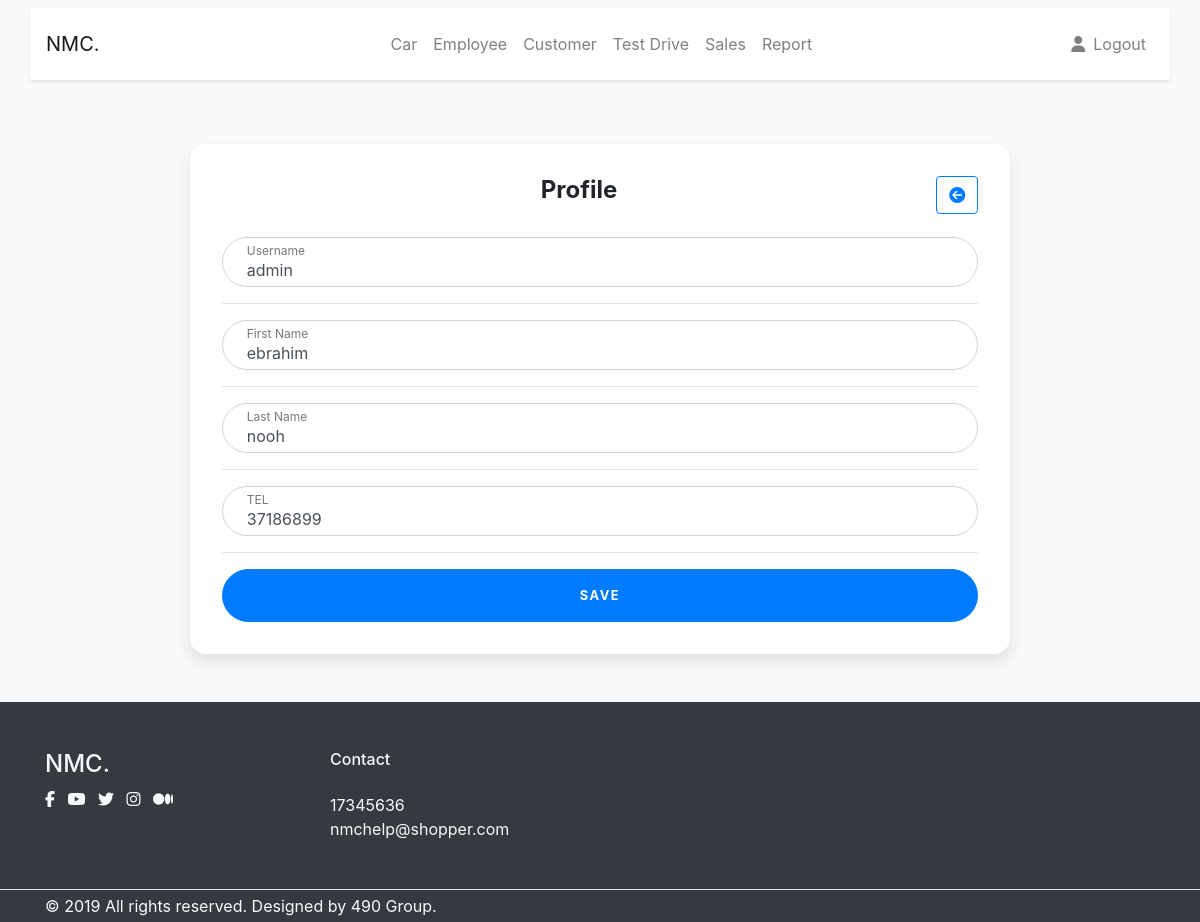
/NMC/staff/profile.php (signed in), run on the app's committed database.
### tables this page shows
CREATE TABLE `staff` (
  `id` int(11) NOT NULL,
  `username` varchar(20) NOT NULL,
  `first` varchar(20) NOT NULL,
  `last` varchar(20) NOT NULL,
  `tel` int(10) NOT NULL,
  `password` varchar(40) NOT NULL,
  `type` char(1) NOT NULL
);

### NMC/staff/profile.php (the view, shortened to what this page needs)
<?php
extract($_REQUEST);
if(isset($_SESSION['activeadmin']) || isset($_SESSION['activestaff'])){
  if(isset($_SESSION['activeadmin'])){
    $id= $_SESSION["activeadmin"][0];
  }
  try {
    require("../database/connection.php");
    $sql = "select * from staff where id= '$id'";
    $r = $db->query($sql);
    $record = $r->fetch();
  }
  catch(PDOException $e)
    {
    echo "Connection failed: " . $e->getMessage();
    }
}
else {
    header("location: index.php");
}
?>
<!DOCTYPE html>
<html lang="en">
<head>
    <link rel="stylesheet" href="https://stackpath.bootstrapcdn.com/bootstrap/4.4.1/css/bootstrap.min.css">
    <link rel="stylesheet" href="../style.css">
</head>
<body class=" bg-light">
    <nav class="navbar navbar-expand-lg navbar-light bg-light ">
        <div class="container shadow-sm p-3 mb-2 bg-white rounded">
          <a class="navbar-brand" href="./index.php">
            NMC.
          </a>
          <div class="collapse navbar-collapse" id="navbarCollapse">
            <ul class="navbar-nav mx-auto">
              <li class="nav-item ">
                <a class="nav-link" href="dashboard.php?page=1&ipp=2">Car</a>
              </li>
              <li class="nav-item ">
                <a class="nav-link" href="employee.php?page=1&ipp=2">Employee</a>
              </li>
              <li class="nav-item ">
                <a class="nav-link" href="customer.php?page=1&ipp=2">Customer</a>
              </li>
              <li class="nav-item position-static">
                <a class="nav-link" href="testSchedule.php?page=1&ipp=2">Test Drive</a>
              </li>
              <li class="nav-item position-static">
                <a class="nav-link" href="sales.php?page=1&ipp=2">Sales</a>
              </li>
              <?php if(isset($_SESSION['activeadmin'])){ ?>
              <li class="nav-item position-static">
                <a class="nav-link" href="report.php">Report</a>
              </li>
              <?php }?>
            </ul>
            <ul class="navbar-nav flex-row">
              <li class="nav-item ml-lg-n4">
                <a class="nav-link" href="profile.php">
                    <i class="fas fa-user"></i>
                </a>
              </li>
              <li class="nav-item ml-lg-n2 ml-3">
                <a class="nav-link" href="../database/logout.php">
                    Logout
                </a>
              </li>
            </ul>
          </div>
        </div>
    </nav>
<div class="mr-sm-5 ml-sm-5">
    <div class="row">
      <div class="col-lg-10 col-xl-9 mx-auto">
        <div class="card card-signin flex-row my-5">
          <div class="card-body">
          <div class="d-flex justify-content-between">
            <div>
                <h5 class="card-title font-weight-bold">Profile</h5>
            </div>
            <div>
                <button class="btn btn-outline-primary" onclick="window.document.location.href='employee.php?page=1&ipp=2'"><i class="fas fa-arrow-circle-left"></i></button>
            </div>
          </div>
            <form class="form-signin" method="post" action="profile.php">
              <div class="form-label-group">
                <input value='<?php echo $record['username'];?>' name="username" type="text" id="inputUsername" class="form-control" placeholder="Username" required autofocus>
                <label for="inputUsername">Username</label>
              </div>
              <hr>
              <div class="form-label-group">
                <input value='<?php echo $record['first'];?>' name="first" type="text" id="inputFname" class="form-control" placeholder="First Name" required autofocus>
                <label for="inputFname">First Name</label>
              </div>
              <hr>
              <div class="form-label-group">
                <input value='<?php echo $record['last'];?>' name="last" type="text" id="inputLname" class="form-control" placeholder="Last Name" required autofocus>
                <label for="inputLname">Last Name</label>
              </div>
              <hr>
              <div class="form-label-group">
                <input value='<?php echo $record['tel'];?>' name="tel" type="number" id="inputTel" class="form-control" placeholder="Phone Number" required autofocus maxlength="8">
                <label for="inputTel">TEL</label>
              </div>
              <hr>
              <button name="save" class="btn btn-lg btn-primary btn-block text-uppercase" type="submit">Save</button>
              </form>
          </div>
        </div>
      </div>
    </div>
  </div>
</body>
<footer class="bg-dark">
    <div class="py-12 border-bottom border-gray-700 pt-5 pb-5">
        <div class="container">
        <div class="row">
            <div class="col-12 col-md-3">
            <h4 class="mb-6 text-light">NMC.</h4>
            <ul class="list-unstyled list-inline mb-7 mb-md-0">
                <li class="list-inline-item">
                <a href="#!" class="text-light">
                    <i class="fab fa-facebook-f"></i>
                </a>
                </li>
                <li class="list-inline-item">
                <a href="#!" class="text-light">
                    <i class="fab fa-youtube"></i>
                </a>
                </li>
                <li class="list-inline-item">
                <a href="#!" class="text-light">
                    <i class="fab fa-twitter"></i>
                </a>
                </li>
                <li class="list-inline-item">
                <a href="#!" class="text-light">
                    <i class="fab fa-instagram"></i>
                </a>
                </li>
                <li class="list-inline-item">
                <a href="#!" class="text-light">
                    <i class="fab fa-medium"></i>
                </a>
                </li>
            </ul>
            </div>
            <div class="col-6 col-sm">
            <h6 class="heading-xxs mb-4 text-light">
                Contact
            </h6>
            <ul class="list-unstyled mb-0 text-light">
                <li>17345636</li>
                <li><a class="text-light" href="#">nmchelp@shopper.com</a></li>
            </ul>
            </div>
        </div>
        </div>
    </div>
    <div class="py-1">
        <div class="container">
        <div class="row">
            <div class="col">
            <p class="mb-3 mb-md-0 font-size-xxs text-light">
                © 2019 All rights reserved. Designed by 490 Group.
            </p>
        </div>
        </div>
    </div>
</footer>
</html>

### NMC/style.css (style rules this page uses)
:root { --input-padding-x: 1.5rem; --input-padding-y: .75rem; }
.card-signin { border: 0; border-radius: 1rem; box-shadow: 0 0.5rem 1rem 0 rgba(0, 0, 0, 0.1); }
.card-signin .card-title { margin-bottom: 2rem; font-weight: 300; font-size: 1.5rem; }
.card-signin .card-body { padding: 2rem; }
.form-signin { width: 100%; }
.form-signin .btn { font-size: 80%; border-radius: 5rem; letter-spacing: .1rem; font-weight: bold; padding: 1rem; transition: all 0.2s; }
.form-label-group { position: relative; margin-bottom: 1rem; }
.form-label-group input { height: auto; border-radius: 2rem; }
.form-label-group>input, .form-label-group>label { padding: var(--input-padding-y) var(--input-padding-x); }
.form-label-group>label { position: absolute; top: 0; left: 0; display: block; width: 100%; margin-bottom: 0; line-height: 1.5; color: #495057; border: 1px solid transparent; border-radius: .25rem; transition: all .1s ease-in-out; }
.form-label-group input::placeholder { color: transparent; }
.form-label-group input:not(:placeholder-shown) { padding-top: calc(var(--input-padding-y) + var(--input-padding-y) * (2 / 3)); padding-bottom: calc(var(--input-padding-y) / 3); }
.form-label-group input:not(:placeholder-shown)~label { padding-top: calc(var(--input-padding-y) / 3); padding-bottom: calc(var(--input-padding-y) / 3); font-size: 12px; color: #777; }

### data on the page
staff: username "admin", first "ebrahim", last "nooh", tel "37186899"
